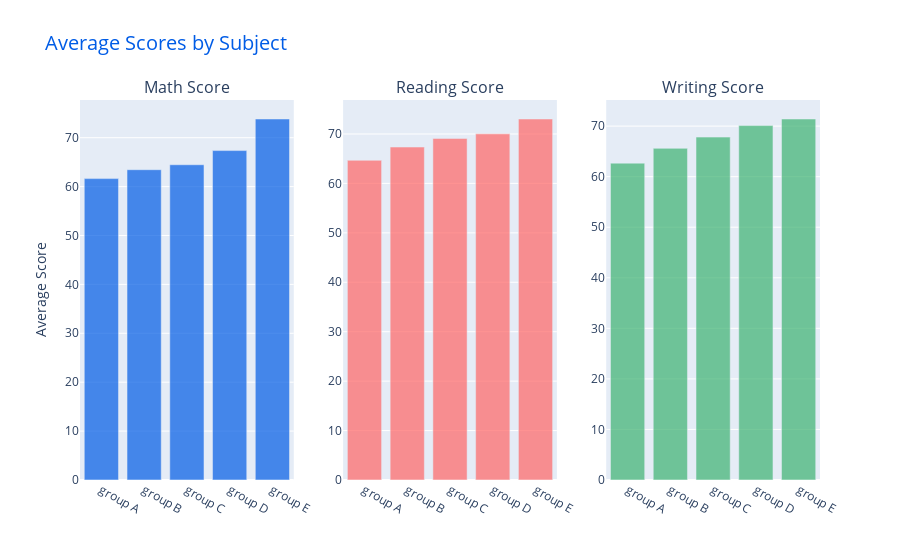

The notebook cell this image was saved under:
### Markdown cell above
#### 4.4.2 RACE/EHNICITY COLUMN

- How is Group wise distribution ?
- Is Race/Ehnicity has any impact on student's performance ?

**UNIVARIATE ANALYSIS ( How is Group wise distribution ?)**
From the pie graph of 4.3:
- Most of the student belonging from group C /group D.
- Lowest number of students belong to group A.

**BIVARIATE ANALYSIS (Is Race/Ehnicity has any impact on student's performance ?)**

### Code cell
mean_math_score = df.groupby('race_ethnicity')['math_score'].mean()
mean_reading_score = df.groupby('race_ethnicity')['reading_score'].mean()
mean_writing_score = df.groupby('race_ethnicity')['writing_score'].mean()

#  Create subplots: 1 row, 3 columns
fig = make_subplots(rows=1, cols=3, subplot_titles=("Math Score", "Reading Score", "Writing Score"))

# Bar Plot for Math Score
fig.add_trace(go.Bar(
    x=mean_math_score.index, y=mean_math_score.values, name="Math Score", marker=dict(color='rgba(0, 92, 230, 0.7)')
), row=1, col=1)

# Bar Plot for Reading Score
fig.add_trace(go.Bar(
    x=mean_reading_score.index, y=mean_reading_score.values, name="Reading Score", marker=dict(color='rgba(255, 102, 102, 0.7)')
), row=1, col=2)

# Bar Plot for Writing Score
fig.add_trace(go.Bar(
    x=mean_writing_score.index, y=mean_writing_score.values, name="Writing Score", marker=dict(color='rgba(60, 179, 113, 0.7)')
), row=1, col=3)

fig.update_layout(
    title="Average Scores by Subject",
    yaxis_title="Average Score",
    xais_title="Race Ethnicity"
    barmode='group',   # Group bars together
    title_font=dict(size=20, color='#005ce6'),
    legend_title="Scores",
    showlegend=False
)

fig.show()

### Figure 1 — Plotly figure (JSON) as saved in the notebook; plotly's stock layout.template omitted (floating-point values rounded to 4 significant figures)
{"data": [{"marker": {"color": "rgba(0, 92, 230, 0.7)"}, "name": "Math Score", "type": "bar", "x": ["group A", "group B", "group C", "group D", "group E"], "xaxis": "x", "y": [61.63, 63.45, 64.46, 67.36, 73.82], "yaxis": "y"}, {"marker": {"color": "rgba(255, 102, 102, 0.7)"}, "name": "Reading Score", "type": "bar", "x": ["group A", "group B", "group C", "group D", "group E"], "xaxis": "x2", "y": [64.67, 67.35, 69.1, 70.03, 73.03], "yaxis": "y2"}, {"marker": {"color": "rgba(60, 179, 113, 0.7)"}, "name": "Writing Score", "type": "bar", "x": ["group A", "group B", "group C", "group D", "group E"], "xaxis": "x3", "y": [62.67, 65.6, 67.83, 70.15, 71.41], "yaxis": "y3"}], "layout": {"annotations": [{"font": {"size": 16}, "showarrow": false, "text": "Math Score", "x": 0.1444, "xanchor": "center", "xref": "paper", "y": 1, "yanchor": "bottom", "yref": "paper"}, {"font": {"size": 16}, "showarrow": false, "text": "Reading Score", "x": 0.5, "xanchor": "center", "xref": "paper", "y": 1, "yanchor": "bottom", "yref": "paper"}, {"font": {"size": 16}, "showarrow": false, "text": "Writing Score", "x": 0.8556, "xanchor": "center", "xref": "paper", "y": 1, "yanchor": "bottom", "yref": "paper"}], "barmode": "group", "legend": {"title": {"text": "Scores"}}, "showlegend": false, "title": {"font": {"color": "#005ce6", "size": 20}, "text": "Average Scores by Subject"}, "xaxis": {"anchor": "y", "domain": [0, 0.2889]}, "xaxis2": {"anchor": "y2", "domain": [0.3556, 0.6444]}, "xaxis3": {"anchor": "y3", "domain": [0.7111, 1]}, "yaxis": {"anchor": "x", "domain": [0, 1], "title": {"text": "Average Score"}}, "yaxis2": {"anchor": "x2", "domain": [0, 1]}, "yaxis3": {"anchor": "x3", "domain": [0, 1]}}}
